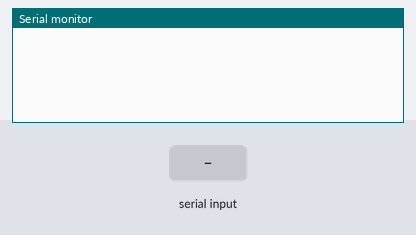
The sketch below on a simulated Arduino Uno, built with avr-gcc and run on an emulated ATmega328P. Parts: the last lines printed to the serial monitor. Inputs (shaded band) come from the test bench.

Above: at 1.2 s.
1.3 s: "Marco!" received over Serial
At 3.0 s:
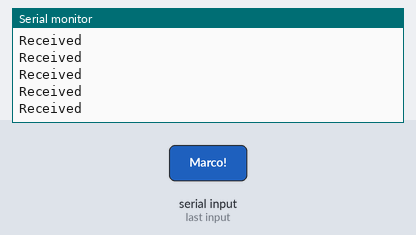
3.2 s: "home" received over Serial
6.2 s: "m" received over Serial
At 8.9 s:
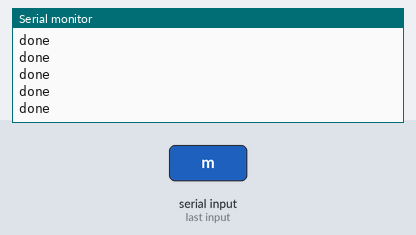

The sketch:

FirmwareTester.ino
```cpp
/*
 * Firmware tester for the Gilroy Lab Linear Robot.
 * This module only sends strings back and forth with
 * the host computer to verify that everything is
 * connected and working.
 */

void setup() {
  Serial.begin(9600);
}

void loop() {
  if (Serial.available() > 0){
    for(int i=0; i<100; i++){
      Serial.print("Received\n");
    }
    String incoming_string = Serial.readString();
    //if statement to handle all of the commands
    if(incoming_string.equals("Marco!"))
      call_response();
    else if(incoming_string.charAt(0) == 'm')
      move_bot(incoming_string);
    else if(incoming_string.equals("home"))
      go_home();
  }
}

void call_response(){
  for(int i=0; i<100; i++){
    Serial.print("Polo!\n");
  }
}

void move_bot(String input){
  for(int i=0; i<100; i++){
    Serial.print("done\n");
  }
}

void go_home(){
  for(int i=0; i<100; i++){
    Serial.print("home\n");
  }
}
```

Measured:
- after the input at 1.3 s, the serial monitor: prints a new line at once (image 1)
- after the input at 6.2 s, the serial monitor: prints a new line after 1.9 s (image 2)
